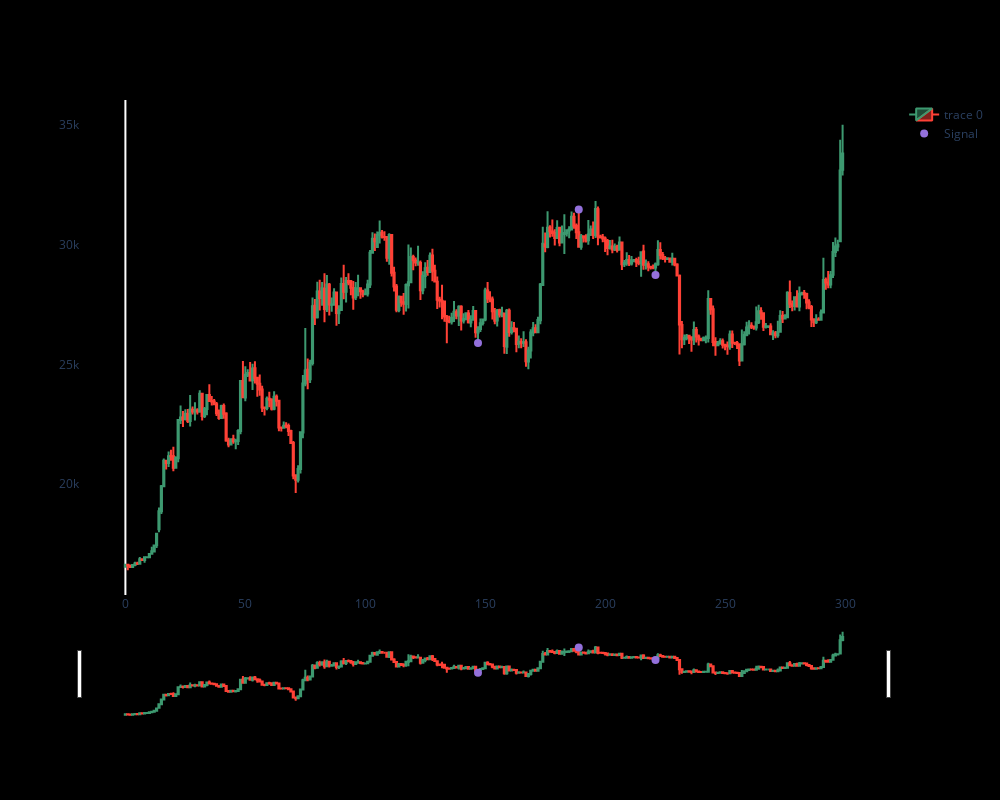

Notebook cell for this chart:
### Code cell
data['pointpos'] = data.apply(lambda row: pointpos(row,"signal"), axis=1)
plot_with_signal(data[:])

### Figure 1 — Plotly figure (JSON) as saved in the notebook; plotly's stock layout.template omitted (floating-point values rounded to 4 significant figures; data arrays with more than 128 entries replaced by an {"elided": "..."} marker saying what was removed)
{"data": [{"close": {"elided": "300 float values"}, "high": {"elided": "300 float values"}, "low": {"elided": "300 float values"}, "open": {"elided": "300 float values"}, "type": "candlestick", "x": {"elided": "300 int values"}}, {"marker": {"color": "MediumPurple", "size": 8}, "mode": "markers", "name": "Signal", "type": "scatter", "x": {"elided": "300 int values"}, "y": {"elided": "300 float values"}}], "layout": {"autosize": false, "height": 800, "paper_bgcolor": "black", "plot_bgcolor": "black", "width": 1000, "xaxis": {"gridcolor": "black"}, "yaxis": {"gridcolor": "black"}}}
